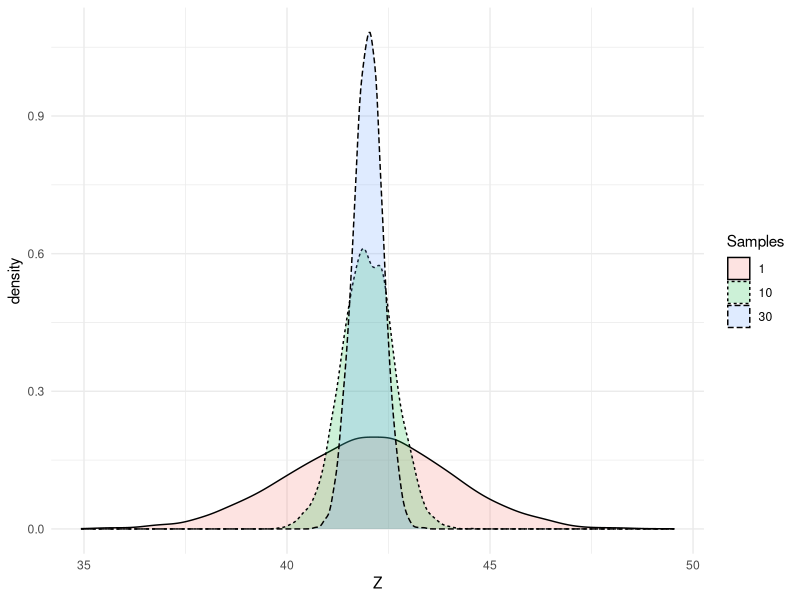
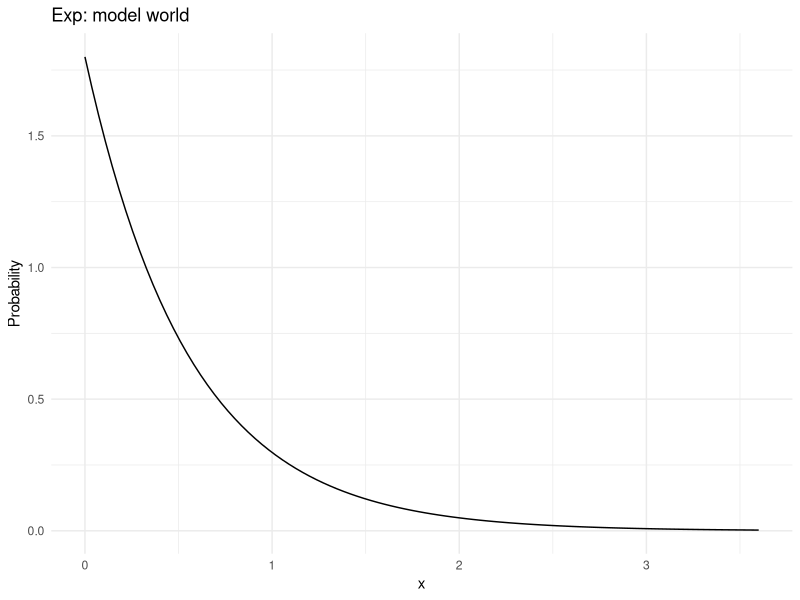
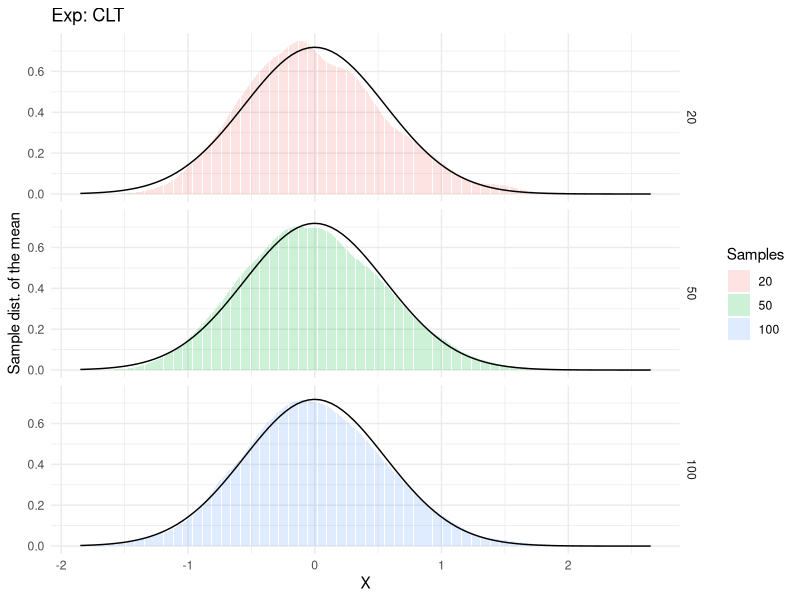

Here is the R script that generated these plots, in order:
## ---- chunk 1
knitr::opts_chunk$set(echo = TRUE)
library(tidyverse)
#library(ggthemes)
## ---- chunk 2
true_mu <- 42
Zbar <- function(n) mean(rnorm(n, mean = true_mu, sd = 2))
df <- data.frame(Z = c(rnorm(5000, mean = true_mu, sd = 2),
                       replicate(5000, Zbar(10)),
                       replicate(5000, Zbar(30))),
                 Samples = factor(c(rep(1, 5000), rep(10, 5000), rep(30, 5000))))
ggplot(df, aes(Z, fill = Samples, linetype = Samples)) + geom_density(alpha = .2) + theme_minimal()
## ---- chunk 3
# True parameters, try changing them
rate = 1.8
# Don't change this
true_mu = 1/rate
true_var = 1/rate^2
X <- seq(from = 0, to = 2*rate, length.out = 100)
ggplot(data.frame(x=X, Probability=dexp(X, rate)), aes(x, Probability)) + 
  geom_line() + theme_minimal() + ggtitle("Exp: model world")
## ---- chunk 4
Xbar <- function(n) sqrt(n) * (mean(rexp(n, rate)) - true_mu)
df <- data.frame(X = c(replicate(5000, Xbar(20)),
                       replicate(5000, Xbar(50)),
                       replicate(5000, Xbar(100))),
                 Samples = factor(c(rep(20, 5000), rep(50, 5000), rep(100, 5000))))
ggplot(df, aes(X, fill = Samples)) + 
  geom_bar(alpha = .2, stat = "density", position = "identity") + 
  theme_minimal() + ylab("Sample dist. of the mean") + theme_minimal() +
  stat_function(fun = dnorm, args = list(sd = sqrt(true_var))) +
  facet_grid(Samples~.) + ggtitle("Exp: CLT") 
